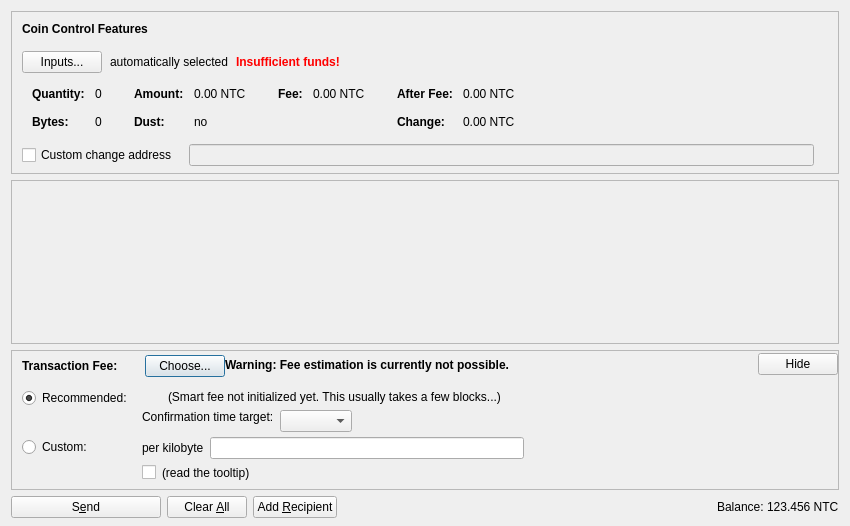
<?xml version="1.0" encoding="UTF-8"?>
<ui version="4.0">
 <class>SendCoinsDialog</class>
 <widget class="QDialog" name="SendCoinsDialog">
  <property name="geometry">
   <rect>
    <x>0</x>
    <y>0</y>
    <width>850</width>
    <height>526</height>
   </rect>
  </property>
  <property name="windowTitle">
   <string>Send Coins</string>
  </property>
  <layout class="QVBoxLayout" name="verticalLayout" stretch="0,1,0,0">
   <property name="bottomMargin">
    <number>8</number>
   </property>
   <item>
    <widget class="QFrame" name="frameCoinControl">
     <property name="sizePolicy">
      <sizepolicy hsizetype="Expanding" vsizetype="Expanding">
       <horstretch>0</horstretch>
       <verstretch>0</verstretch>
      </sizepolicy>
     </property>
     <property name="maximumSize">
      <size>
       <width>16777215</width>
       <height>16777215</height>
      </size>
     </property>
     <property name="frameShape">
      <enum>QFrame::StyledPanel</enum>
     </property>
     <property name="frameShadow">
      <enum>QFrame::Sunken</enum>
     </property>
     <layout class="QVBoxLayout" name="verticalLayoutCoinControl2">
      <property name="spacing">
       <number>0</number>
      </property>
      <property name="leftMargin">
       <number>0</number>
      </property>
      <property name="topMargin">
       <number>0</number>
      </property>
      <property name="rightMargin">
       <number>0</number>
      </property>
      <property name="bottomMargin">
       <number>6</number>
      </property>
      <item>
       <layout class="QVBoxLayout" name="verticalLayoutCoinControl" stretch="0,0,0,0,1">
        <property name="spacing">
         <number>0</number>
        </property>
        <property name="leftMargin">
         <number>10</number>
        </property>
        <property name="topMargin">
         <number>10</number>
        </property>
        <item>
         <layout class="QHBoxLayout" name="horizontalLayoutCoinControl1">
          <property name="bottomMargin">
           <number>15</number>
          </property>
          <item>
           <widget class="QLabel" name="labelCoinControlFeatures">
            <property name="sizePolicy">
             <sizepolicy hsizetype="Preferred" vsizetype="Maximum">
              <horstretch>0</horstretch>
              <verstretch>0</verstretch>
             </sizepolicy>
            </property>
            <property name="font">
             <font>
              <weight>75</weight>
              <bold>true</bold>
             </font>
            </property>
            <property name="styleSheet">
             <string notr="true">font-weight:bold;</string>
            </property>
            <property name="text">
             <string>Coin Control Features</string>
            </property>
           </widget>
          </item>
         </layout>
        </item>
        <item>
         <layout class="QHBoxLayout" name="horizontalLayoutCoinControl2" stretch="0,0,0,0">
          <property name="spacing">
           <number>8</number>
          </property>
          <property name="bottomMargin">
           <number>10</number>
          </property>
          <item>
           <widget class="QPushButton" name="pushButtonCoinControl">
            <property name="styleSheet">
             <string notr="true"/>
            </property>
            <property name="text">
             <string>Inputs...</string>
            </property>
            <property name="autoDefault">
             <bool>false</bool>
            </property>
           </widget>
          </item>
          <item>
           <widget class="QLabel" name="labelCoinControlAutomaticallySelected">
            <property name="text">
             <string>automatically selected</string>
            </property>
            <property name="margin">
             <number>5</number>
            </property>
           </widget>
          </item>
          <item>
           <widget class="QLabel" name="labelCoinControlInsuffFunds">
            <property name="font">
             <font>
              <weight>75</weight>
              <bold>true</bold>
             </font>
            </property>
            <property name="styleSheet">
             <string notr="true">color:red;font-weight:bold;</string>
            </property>
            <property name="text">
             <string>Insufficient funds!</string>
            </property>
            <property name="margin">
             <number>5</number>
            </property>
           </widget>
          </item>
          <item>
           <spacer name="horizontalSpacerCoinControl">
            <property name="orientation">
             <enum>Qt::Horizontal</enum>
            </property>
            <property name="sizeHint" stdset="0">
             <size>
              <width>40</width>
              <height>1</height>
             </size>
            </property>
           </spacer>
          </item>
         </layout>
        </item>
        <item>
         <widget class="QWidget" name="widgetCoinControl" native="true">
          <property name="sizePolicy">
           <sizepolicy hsizetype="Preferred" vsizetype="Preferred">
            <horstretch>0</horstretch>
            <verstretch>0</verstretch>
           </sizepolicy>
          </property>
          <property name="minimumSize">
           <size>
            <width>0</width>
            <height>0</height>
           </size>
          </property>
          <property name="styleSheet">
           <string notr="true"/>
          </property>
          <layout class="QHBoxLayout" name="horizontalLayoutCoinControl5">
           <property name="leftMargin">
            <number>0</number>
           </property>
           <property name="topMargin">
            <number>0</number>
           </property>
           <property name="rightMargin">
            <number>0</number>
           </property>
           <property name="bottomMargin">
            <number>0</number>
           </property>
           <item>
            <layout class="QHBoxLayout" name="horizontalLayoutCoinControl3" stretch="0,0,0,1">
             <property name="spacing">
              <number>20</number>
             </property>
             <property name="topMargin">
              <number>0</number>
             </property>
             <property name="bottomMargin">
              <number>10</number>
             </property>
             <item>
              <layout class="QFormLayout" name="formLayoutCoinControl1">
               <property name="horizontalSpacing">
                <number>10</number>
               </property>
               <property name="verticalSpacing">
                <number>14</number>
               </property>
               <property name="leftMargin">
                <number>10</number>
               </property>
               <property name="topMargin">
                <number>4</number>
               </property>
               <property name="rightMargin">
                <number>6</number>
               </property>
               <item row="0" column="0">
                <widget class="QLabel" name="labelCoinControlQuantityText">
                 <property name="font">
                  <font>
                   <weight>75</weight>
                   <bold>true</bold>
                  </font>
                 </property>
                 <property name="text">
                  <string>Quantity:</string>
                 </property>
                 <property name="margin">
                  <number>0</number>
                 </property>
                </widget>
               </item>
               <item row="0" column="1">
                <widget class="QLabel" name="labelCoinControlQuantity">
                 <property name="cursor">
                  <cursorShape>IBeamCursor</cursorShape>
                 </property>
                 <property name="contextMenuPolicy">
                  <enum>Qt::ActionsContextMenu</enum>
                 </property>
                 <property name="text">
                  <string notr="true">0</string>
                 </property>
                 <property name="margin">
                  <number>0</number>
                 </property>
                 <property name="textInteractionFlags">
                  <set>Qt::LinksAccessibleByMouse|Qt::TextSelectableByKeyboard|Qt::TextSelectableByMouse</set>
                 </property>
                </widget>
               </item>
               <item row="1" column="0">
                <widget class="QLabel" name="labelCoinControlBytesText">
                 <property name="font">
                  <font>
                   <weight>75</weight>
                   <bold>true</bold>
                  </font>
                 </property>
                 <property name="text">
                  <string>Bytes:</string>
                 </property>
                </widget>
               </item>
               <item row="1" column="1">
                <widget class="QLabel" name="labelCoinControlBytes">
                 <property name="cursor">
                  <cursorShape>IBeamCursor</cursorShape>
                 </property>
                 <property name="contextMenuPolicy">
                  <enum>Qt::ActionsContextMenu</enum>
                 </property>
                 <property name="text">
                  <string notr="true">0</string>
                 </property>
                 <property name="textInteractionFlags">
                  <set>Qt::LinksAccessibleByMouse|Qt::TextSelectableByKeyboard|Qt::TextSelectableByMouse</set>
                 </property>
                </widget>
               </item>
              </layout>
             </item>
             <item>
              <layout class="QFormLayout" name="formLayoutCoinControl2">
               <property name="horizontalSpacing">
                <number>10</number>
               </property>
               <property name="verticalSpacing">
                <number>14</number>
               </property>
               <property name="leftMargin">
                <number>6</number>
               </property>
               <property name="topMargin">
                <number>4</number>
               </property>
               <property name="rightMargin">
                <number>6</number>
               </property>
               <item row="0" column="0">
                <widget class="QLabel" name="labelCoinControlAmountText">
                 <property name="font">
                  <font>
                   <weight>75</weight>
                   <bold>true</bold>
                  </font>
                 </property>
                 <property name="text">
                  <string>Amount:</string>
                 </property>
                 <property name="margin">
                  <number>0</number>
                 </property>
                </widget>
               </item>
               <item row="0" column="1">
                <widget class="QLabel" name="labelCoinControlAmount">
                 <property name="cursor">
                  <cursorShape>IBeamCursor</cursorShape>
                 </property>
                 <property name="contextMenuPolicy">
                  <enum>Qt::ActionsContextMenu</enum>
                 </property>
                 <property name="text">
                  <string notr="true">0.00 NTC</string>
                 </property>
                 <property name="textInteractionFlags">
                  <set>Qt::LinksAccessibleByMouse|Qt::TextSelectableByKeyboard|Qt::TextSelectableByMouse</set>
                 </property>
                </widget>
               </item>
               <item row="1" column="0">
                <widget class="QLabel" name="labelCoinControlLowOutputText">
                 <property name="font">
                  <font>
                   <weight>75</weight>
                   <bold>true</bold>
                  </font>
                 </property>
                 <property name="text">
                  <string>Dust:</string>
                 </property>
                </widget>
               </item>
               <item row="1" column="1">
                <widget class="QLabel" name="labelCoinControlLowOutput">
                 <property name="cursor">
                  <cursorShape>IBeamCursor</cursorShape>
                 </property>
                 <property name="contextMenuPolicy">
                  <enum>Qt::ActionsContextMenu</enum>
                 </property>
                 <property name="text">
                  <string notr="true">no</string>
                 </property>
                 <property name="textInteractionFlags">
                  <set>Qt::LinksAccessibleByMouse|Qt::TextSelectableByKeyboard|Qt::TextSelectableByMouse</set>
                 </property>
                </widget>
               </item>
              </layout>
             </item>
             <item>
              <layout class="QFormLayout" name="formLayoutCoinControl3">
               <property name="horizontalSpacing">
                <number>10</number>
               </property>
               <property name="verticalSpacing">
                <number>14</number>
               </property>
               <property name="leftMargin">
                <number>6</number>
               </property>
               <property name="topMargin">
                <number>4</number>
               </property>
               <property name="rightMargin">
                <number>6</number>
               </property>
               <item row="0" column="0">
                <widget class="QLabel" name="labelCoinControlFeeText">
                 <property name="font">
                  <font>
                   <weight>75</weight>
                   <bold>true</bold>
                  </font>
                 </property>
                 <property name="text">
                  <string>Fee:</string>
                 </property>
                 <property name="margin">
                  <number>0</number>
                 </property>
                </widget>
               </item>
               <item row="0" column="1">
                <widget class="QLabel" name="labelCoinControlFee">
                 <property name="cursor">
                  <cursorShape>IBeamCursor</cursorShape>
                 </property>
                 <property name="contextMenuPolicy">
                  <enum>Qt::ActionsContextMenu</enum>
                 </property>
                 <property name="text">
                  <string notr="true">0.00 NTC</string>
                 </property>
                 <property name="textInteractionFlags">
                  <set>Qt::LinksAccessibleByMouse|Qt::TextSelectableByKeyboard|Qt::TextSelectableByMouse</set>
                 </property>
                </widget>
               </item>
              </layout>
             </item>
             <item>
              <layout class="QFormLayout" name="formLayoutCoinControl4">
               <property name="horizontalSpacing">
                <number>10</number>
               </property>
               <property name="verticalSpacing">
                <number>14</number>
               </property>
               <property name="leftMargin">
                <number>6</number>
               </property>
               <property name="topMargin">
                <number>4</number>
               </property>
               <property name="rightMargin">
                <number>6</number>
               </property>
               <item row="0" column="0">
                <widget class="QLabel" name="labelCoinControlAfterFeeText">
                 <property name="font">
                  <font>
                   <weight>75</weight>
                   <bold>true</bold>
                  </font>
                 </property>
                 <property name="text">
                  <string>After Fee:</string>
                 </property>
                 <property name="margin">
                  <number>0</number>
                 </property>
                </widget>
               </item>
               <item row="0" column="1">
                <widget class="QLabel" name="labelCoinControlAfterFee">
                 <property name="cursor">
                  <cursorShape>IBeamCursor</cursorShape>
                 </property>
                 <property name="contextMenuPolicy">
                  <enum>Qt::ActionsContextMenu</enum>
                 </property>
                 <property name="text">
                  <string notr="true">0.00 NTC</string>
                 </property>
                 <property name="textInteractionFlags">
                  <set>Qt::LinksAccessibleByMouse|Qt::TextSelectableByKeyboard|Qt::TextSelectableByMouse</set>
                 </property>
                </widget>
               </item>
               <item row="1" column="0">
                <widget class="QLabel" name="labelCoinControlChangeText">
                 <property name="font">
                  <font>
                   <weight>75</weight>
                   <bold>true</bold>
                  </font>
                 </property>
                 <property name="text">
                  <string>Change:</string>
                 </property>
                </widget>
               </item>
               <item row="1" column="1">
                <widget class="QLabel" name="labelCoinControlChange">
                 <property name="cursor">
                  <cursorShape>IBeamCursor</cursorShape>
                 </property>
                 <property name="contextMenuPolicy">
                  <enum>Qt::ActionsContextMenu</enum>
                 </property>
                 <property name="text">
                  <string notr="true">0.00 NTC</string>
                 </property>
                 <property name="textInteractionFlags">
                  <set>Qt::LinksAccessibleByMouse|Qt::TextSelectableByKeyboard|Qt::TextSelectableByMouse</set>
                 </property>
                </widget>
               </item>
              </layout>
             </item>
            </layout>
           </item>
          </layout>
         </widget>
        </item>
        <item>
         <layout class="QHBoxLayout" name="horizontalLayoutCoinControl4" stretch="0,0,0">
          <property name="spacing">
           <number>12</number>
          </property>
          <property name="sizeConstraint">
           <enum>QLayout::SetDefaultConstraint</enum>
          </property>
          <property name="topMargin">
           <number>5</number>
          </property>
          <property name="rightMargin">
           <number>5</number>
          </property>
          <item>
           <widget class="QCheckBox" name="checkBoxCoinControlChange">
            <property name="toolTip">
             <string>If this is activated, but the change address is empty or invalid, change will be sent to a newly generated address.</string>
            </property>
            <property name="text">
             <string>Custom change address</string>
            </property>
           </widget>
          </item>
          <item>
           <widget class="QValidatedLineEdit" name="lineEditCoinControlChange">
            <property name="enabled">
             <bool>false</bool>
            </property>
            <property name="sizePolicy">
             <sizepolicy hsizetype="Expanding" vsizetype="Fixed">
              <horstretch>0</horstretch>
              <verstretch>0</verstretch>
             </sizepolicy>
            </property>
           </widget>
          </item>
          <item>
           <widget class="QLabel" name="labelCoinControlChangeLabel">
            <property name="sizePolicy">
             <sizepolicy hsizetype="Preferred" vsizetype="Expanding">
              <horstretch>0</horstretch>
              <verstretch>0</verstretch>
             </sizepolicy>
            </property>
            <property name="minimumSize">
             <size>
              <width>0</width>
              <height>0</height>
             </size>
            </property>
            <property name="text">
             <string/>
            </property>
            <property name="margin">
             <number>3</number>
            </property>
           </widget>
          </item>
         </layout>
        </item>
        <item>
         <spacer name="verticalSpacerCoinControl">
          <property name="orientation">
           <enum>Qt::Vertical</enum>
          </property>
          <property name="sizeHint" stdset="0">
           <size>
            <width>800</width>
            <height>1</height>
           </size>
          </property>
         </spacer>
        </item>
       </layout>
      </item>
     </layout>
    </widget>
   </item>
   <item>
    <widget class="QScrollArea" name="scrollArea">
     <property name="widgetResizable">
      <bool>true</bool>
     </property>
     <widget class="QWidget" name="scrollAreaWidgetContents">
      <property name="geometry">
       <rect>
        <x>0</x>
        <y>0</y>
        <width>830</width>
        <height>104</height>
       </rect>
      </property>
      <layout class="QVBoxLayout" name="verticalLayout_2" stretch="0,1">
       <property name="leftMargin">
        <number>0</number>
       </property>
       <property name="topMargin">
        <number>0</number>
       </property>
       <property name="rightMargin">
        <number>0</number>
       </property>
       <property name="bottomMargin">
        <number>0</number>
       </property>
       <item>
        <layout class="QVBoxLayout" name="entries">
         <property name="spacing">
          <number>6</number>
         </property>
        </layout>
       </item>
       <item>
        <spacer name="verticalSpacer">
         <property name="orientation">
          <enum>Qt::Vertical</enum>
         </property>
         <property name="sizeHint" stdset="0">
          <size>
           <width>20</width>
           <height>40</height>
          </size>
         </property>
        </spacer>
       </item>
      </layout>
     </widget>
    </widget>
   </item>
   <item>
    <widget class="QFrame" name="frameFee">
     <property name="sizePolicy">
      <sizepolicy hsizetype="Expanding" vsizetype="Expanding">
       <horstretch>0</horstretch>
       <verstretch>0</verstretch>
      </sizepolicy>
     </property>
     <property name="maximumSize">
      <size>
       <width>16777215</width>
       <height>16777215</height>
      </size>
     </property>
     <property name="frameShape">
      <enum>QFrame::StyledPanel</enum>
     </property>
     <property name="frameShadow">
      <enum>QFrame::Sunken</enum>
     </property>
     <layout class="QVBoxLayout" name="verticalLayoutFee1">
      <property name="spacing">
       <number>0</number>
      </property>
      <property name="leftMargin">
       <number>0</number>
      </property>
      <property name="topMargin">
       <number>0</number>
      </property>
      <property name="rightMargin">
       <number>0</number>
      </property>
      <property name="bottomMargin">
       <number>0</number>
      </property>
      <item>
       <layout class="QVBoxLayout" name="verticalLayoutFee2" stretch="0,0,0">
        <property name="spacing">
         <number>0</number>
        </property>
        <property name="leftMargin">
         <number>10</number>
        </property>
        <property name="topMargin">
         <number>0</number>
        </property>
        <item>
         <layout class="QHBoxLayout" name="horizontalLayoutFee1">
          <property name="bottomMargin">
           <number>0</number>
          </property>
          <item>
           <layout class="QVBoxLayout" name="verticalLayoutFee7">
            <property name="spacing">
             <number>0</number>
            </property>
            <item>
             <spacer name="verticalSpacerSmartFee">
              <property name="orientation">
               <enum>Qt::Vertical</enum>
              </property>
              <property name="sizeType">
               <enum>QSizePolicy::Fixed</enum>
              </property>
              <property name="sizeHint" stdset="0">
               <size>
                <width>1</width>
                <height>4</height>
               </size>
              </property>
             </spacer>
            </item>
            <item>
             <layout class="QHBoxLayout" name="horizontalLayoutSmartFee">
              <property name="spacing">
               <number>10</number>
              </property>
              <item>
               <widget class="QLabel" name="labelFeeHeadline">
                <property name="sizePolicy">
                 <sizepolicy hsizetype="Preferred" vsizetype="Maximum">
                  <horstretch>0</horstretch>
                  <verstretch>0</verstretch>
                 </sizepolicy>
                </property>
                <property name="font">
                 <font>
                  <weight>75</weight>
                  <bold>true</bold>
                 </font>
                </property>
                <property name="styleSheet">
                 <string notr="true">font-weight:bold;</string>
                </property>
                <property name="text">
                 <string>Transaction Fee:</string>
                </property>
               </widget>
              </item>
              <item>
               <widget class="QLabel" name="labelFeeMinimized">
                <property name="text">
                 <string/>
                </property>
               </widget>
              </item>
              <item>
               <widget class="QPushButton" name="buttonChooseFee">
                <property name="text">
                 <string>Choose...</string>
                </property>
               </widget>
              </item>
             </layout>
            </item>
            <item>
             <spacer name="verticalSpacer_5">
              <property name="orientation">
               <enum>Qt::Vertical</enum>
              </property>
              <property name="sizeHint" stdset="0">
               <size>
                <width>1</width>
                <height>1</height>
               </size>
              </property>
             </spacer>
            </item>
           </layout>
          </item>
          <item>
           <widget class="QLabel" name="fallbackFeeWarningLabel">
            <property name="toolTip">
             <string>Using the fallbackfee can result in sending a transaction that will take several hours or days (or never) to confirm. Consider choosing your fee manually or wait until you have validated the complete chain.</string>
            </property>
            <property name="font">
            <font>
                <weight>75</weight>
                <bold>true</bold>
            </font>
            </property>
            <property name="text">
             <string>Warning: Fee estimation is currently not possible.</string>
            </property>
            <property name="wordWrap">
             <bool>false</bool>
            </property>
           </widget>
          </item>
          <item>
           <spacer name="horizontalSpacer_4">
            <property name="orientation">
             <enum>Qt::Horizontal</enum>
            </property>
            <property name="sizeType">
             <enum>QSizePolicy::MinimumExpanding</enum>
            </property>
            <property name="sizeHint" stdset="0">
             <size>
              <width>40</width>
              <height>20</height>
             </size>
            </property>
           </spacer>
          </item>
          <item>
           <widget class="QPushButton" name="buttonMinimizeFee">
            <property name="toolTip">
             <string>collapse fee-settings</string>
            </property>
            <property name="text">
             <string>Hide</string>
            </property>
           </widget>
          </item>
         </layout>
        </item>
        <item>
         <widget class="QFrame" name="frameFeeSelection">
          <layout class="QVBoxLayout" name="verticalLayoutFee12">
           <property name="spacing">
            <number>0</number>
           </property>
           <property name="leftMargin">
            <number>0</number>
           </property>
           <property name="topMargin">
            <number>0</number>
           </property>
           <property name="rightMargin">
            <number>0</number>
           </property>
           <property name="bottomMargin">
            <number>0</number>
           </property>
           <item>
            <layout class="QGridLayout" name="gridLayoutFee">
             <property name="topMargin">
              <number>10</number>
             </property>
             <property name="bottomMargin">
              <number>4</number>
             </property>
             <property name="horizontalSpacing">
              <number>10</number>
             </property>
             <property name="verticalSpacing">
              <number>4</number>
             </property>
             <item row="1" column="1">
              <layout class="QVBoxLayout" name="verticalLayoutFee8">
               <property name="spacing">
                <number>6</number>
               </property>
               <item>
                <layout class="QHBoxLayout" name="horizontalLayoutFee13">
                 <item>
                  <widget class="QLabel" name="labelCustomPerKilobyte">
                   <property name="toolTip">
                    <string>Specify a custom fee per kB (1,000 bytes) of the transaction's virtual size.

Note:  Since the fee is calculated on a per-byte basis, a fee of "100 satoshis per kB" for a transaction size of 500 bytes (half of 1 kB) would ultimately yield a fee of only 50 satoshis.</string>
                   </property>
                   <property name="text">
                    <string>per kilobyte</string>
                   </property>
                  </widget>
                 </item>
                 <item>
                  <widget class="BitcoinAmountField" name="customFee"/>
                 </item>
                 <item>
                  <spacer name="horizontalSpacer_6">
                   <property name="orientation">
                    <enum>Qt::Horizontal</enum>
                   </property>
                   <property name="sizeHint" stdset="0">
                    <size>
                     <width>1</width>
                     <height>1</height>
                    </size>
                   </property>
                  </spacer>
                 </item>
                </layout>
               </item>
               <item>
                <layout class="QHBoxLayout" name="horizontalLayoutFee8">
                 <item>
                  <widget class="QCheckBox" name="checkBoxMinimumFee">
                   <property name="toolTip">
                    <string>Paying only the minimum fee is just fine as long as there is less transaction volume than space in the blocks. But be aware that this can end up in a never confirming transaction once there is more demand for nutucoin transactions than the network can process.</string>
                   </property>
                   <property name="text">
                    <string/>
                   </property>
                  </widget>
                 </item>
                 <item>
                  <widget class="QLabel" name="labelMinFeeWarning">
                   <property name="enabled">
                    <bool>true</bool>
                   </property>
                   <property name="toolTip">
                    <string>Paying only the minimum fee is just fine as long as there is less transaction volume than space in the blocks. But be aware that this can end up in a never confirming transaction once there is more demand for nutucoin transactions than the network can process.</string>
                   </property>
                   <property name="text">
                    <string>(read the tooltip)</string>
                   </property>
                   <property name="margin">
                    <number>5</number>
                   </property>
                  </widget>
                 </item>
                 <item>
                  <spacer name="horizontalSpacer_2">
                   <property name="orientation">
                    <enum>Qt::Horizontal</enum>
                   </property>
                   <property name="sizeHint" stdset="0">
                    <size>
                     <width>1</width>
                     <height>1</height>
                    </size>
                   </property>
                  </spacer>
                 </item>
                </layout>
               </item>
              </layout>
             </item>
             <item row="0" column="0">
              <layout class="QVBoxLayout" name="verticalLayoutFee4" stretch="0,1">
               <item>
                <widget class="QRadioButton" name="radioSmartFee">
                 <property name="text">
                  <string>Recommended:</string>
                 </property>
                 <property name="checked">
                  <bool>true</bool>
                 </property>
                 <attribute name="buttonGroup">
                  <string notr="true">groupFee</string>
                 </attribute>
                </widget>
               </item>
               <item>
                <spacer name="verticalSpacer_2">
                 <property name="orientation">
                  <enum>Qt::Vertical</enum>
                 </property>
                 <property name="sizeHint" stdset="0">
                  <size>
                   <width>1</width>
                   <height>1</height>
                  </size>
                 </property>
                </spacer>
               </item>
              </layout>
             </item>
             <item row="1" column="0">
              <layout class="QVBoxLayout" name="verticalLayoutFee9" stretch="0,1">
               <item>
                <widget class="QRadioButton" name="radioCustomFee">
                 <property name="text">
                  <string>Custom:</string>
                 </property>
                 <attribute name="buttonGroup">
                  <string notr="true">groupFee</string>
                 </attribute>
                </widget>
               </item>
               <item>
                <spacer name="verticalSpacer_6">
                 <property name="orientation">
                  <enum>Qt::Vertical</enum>
                 </property>
                 <property name="sizeHint" stdset="0">
                  <size>
                   <width>1</width>
                   <height>1</height>
                  </size>
                 </property>
                </spacer>
               </item>
              </layout>
             </item>
             <item row="0" column="1">
              <layout class="QVBoxLayout" name="verticalLayoutFee3" stretch="0,0,1">
               <property name="spacing">
                <number>6</number>
               </property>
               <property name="topMargin">
                <number>2</number>
               </property>
               <item>
                <layout class="QHBoxLayout" name="horizontalLayoutFee12">
                 <item>
                  <widget class="QLabel" name="labelSmartFee">
                   <property name="text">
                    <string/>
                   </property>
                   <property name="margin">
                    <number>2</number>
                   </property>
                  </widget>
                 </item>
                 <item>
                  <widget class="QLabel" name="labelFeeEstimation">
                   <property name="text">
                    <string/>
                   </property>
                  </widget>
                 </item>
                 <item>
                  <widget class="QLabel" name="labelSmartFee2">
                   <property name="text">
                    <string>(Smart fee not initialized yet. This usually takes a few blocks...)</string>
                   </property>
                   <property name="margin">
                    <number>2</number>
                   </property>
                  </widget>
                 </item>
                 <item>
                  <spacer name="horizontalSpacer_5">
                   <property name="orientation">
                    <enum>Qt::Horizontal</enum>
                   </property>
                   <property name="sizeHint" stdset="0">
                    <size>
                     <width>1</width>
                     <height>1</height>
                    </size>
                   </property>
                  </spacer>
                 </item>
                </layout>
               </item>
               <item>
                <layout class="QHBoxLayout" name="horizontalLayoutFee9">
                 <item>
                  <layout class="QVBoxLayout" name="verticalLayoutFee6">
                   <item>
                    <widget class="QLabel" name="labelSmartFee3">
                     <property name="text">
                      <string>Confirmation time target:</string>
                     </property>
                     <property name="margin">
                      <number>2</number>
                     </property>
                    </widget>
                   </item>
                   <item>
                    <spacer name="verticalSpacer_3">
                     <property name="orientation">
                      <enum>Qt::Vertical</enum>
                     </property>
                     <property name="sizeHint" stdset="0">
                      <size>
                       <width>1</width>
                       <height>1</height>
                      </size>
                     </property>
                    </spacer>
                   </item>
                  </layout>
                 </item>
                 <item>
                  <layout class="QVBoxLayout" name="verticalLayoutFee5">
                   <property name="rightMargin">
                    <number>30</number>
                   </property>
                   <item>
                    <layout class="QHBoxLayout" name="horizontalLayoutConfTarget">
                     <property name="bottomMargin">
                      <number>0</number>
                     </property>
                     <item>
                      <widget class="QComboBox" name="confTargetSelector"/>
                     </item>
                     <item>
                      <spacer name="horizontalSpacerConfTarget">
                       <property name="orientation">
                        <enum>Qt::Horizontal</enum>
                       </property>
                       <property name="sizeHint" stdset="0">
                        <size>
                         <width>40</width>
                         <height>20</height>
                        </size>
                       </property>
                      </spacer>
                     </item>
                    </layout>
                   </item>
                  </layout>
                 </item>
                </layout>
               </item>
               <item>
                <spacer name="verticalSpacer_4">
                 <property name="orientation">
                  <enum>Qt::Vertical</enum>
                 </property>
                 <property name="sizeHint" stdset="0">
                  <size>
                   <width>1</width>
                   <height>1</height>
                  </size>
                 </property>
                </spacer>
               </item>
              </layout>
             </item>
            </layout>
           </item>
          </layout>
         </widget>
        </item>
        <item>
         <spacer name="verticalSpacerFee">
          <property name="orientation">
           <enum>Qt::Vertical</enum>
          </property>
          <property name="sizeHint" stdset="0">
           <size>
            <width>40</width>
            <height>5</height>
           </size>
          </property>
         </spacer>
        </item>
       </layout>
      </item>
     </layout>
    </widget>
   </item>
   <item>
    <layout class="QHBoxLayout" name="horizontalLayout">
     <item>
      <widget class="QPushButton" name="sendButton">
       <property name="minimumSize">
        <size>
         <width>150</width>
         <height>0</height>
        </size>
       </property>
       <property name="toolTip">
        <string>Confirm the send action</string>
       </property>
       <property name="text">
        <string>S&amp;end</string>
       </property>
       <property name="icon">
        <iconset resource="../bitcoin.qrc">
         <normaloff>:/icons/send</normaloff>:/icons/send</iconset>
       </property>
       <property name="autoDefault">
        <bool>false</bool>
       </property>
       <property name="default">
        <bool>false</bool>
       </property>
      </widget>
     </item>
     <item>
      <widget class="QPushButton" name="clearButton">
       <property name="sizePolicy">
        <sizepolicy hsizetype="Minimum" vsizetype="Fixed">
         <horstretch>0</horstretch>
         <verstretch>0</verstretch>
        </sizepolicy>
       </property>
       <property name="toolTip">
        <string>Clear all fields of the form.</string>
       </property>
       <property name="text">
        <string>Clear &amp;All</string>
       </property>
       <property name="icon">
        <iconset resource="../bitcoin.qrc">
         <normaloff>:/icons/remove</normaloff>:/icons/remove</iconset>
       </property>
       <property name="autoDefault">
        <bool>false</bool>
       </property>
      </widget>
     </item>
     <item>
      <widget class="QPushButton" name="addButton">
       <property name="toolTip">
        <string>Send to multiple recipients at once</string>
       </property>
       <property name="text">
        <string>Add &amp;Recipient</string>
       </property>
       <property name="icon">
        <iconset resource="../bitcoin.qrc">
         <normaloff>:/icons/add</normaloff>:/icons/add</iconset>
       </property>
       <property name="autoDefault">
        <bool>false</bool>
       </property>
      </widget>
     </item>
     <item>
      <spacer name="horizontalSpacer">
       <property name="orientation">
        <enum>Qt::Horizontal</enum>
       </property>
       <property name="sizeHint" stdset="0">
        <size>
         <width>40</width>
         <height>20</height>
        </size>
       </property>
      </spacer>
     </item>
     <item>
      <layout class="QHBoxLayout" name="horizontalLayout_2">
       <property name="spacing">
        <number>3</number>
       </property>
       <item>
        <widget class="QLabel" name="label">
         <property name="sizePolicy">
          <sizepolicy hsizetype="Preferred" vsizetype="Fixed">
           <horstretch>0</horstretch>
           <verstretch>0</verstretch>
          </sizepolicy>
         </property>
         <property name="text">
          <string>Balance:</string>
         </property>
        </widget>
       </item>
       <item>
        <widget class="QLabel" name="labelBalance">
         <property name="sizePolicy">
          <sizepolicy hsizetype="Preferred" vsizetype="Fixed">
           <horstretch>0</horstretch>
           <verstretch>0</verstretch>
          </sizepolicy>
         </property>
         <property name="cursor">
          <cursorShape>IBeamCursor</cursorShape>
         </property>
         <property name="text">
          <string notr="true">123.456 NTC</string>
         </property>
         <property name="textInteractionFlags">
          <set>Qt::LinksAccessibleByMouse|Qt::TextSelectableByKeyboard|Qt::TextSelectableByMouse</set>
         </property>
        </widget>
       </item>
      </layout>
     </item>
    </layout>
   </item>
  </layout>
 </widget>
 <customwidgets>
  <customwidget>
   <class>QValidatedLineEdit</class>
   <extends>QLineEdit</extends>
   <header>qt/qvalidatedlineedit.h</header>
  </customwidget>
  <customwidget>
   <class>BitcoinAmountField</class>
   <extends>QLineEdit</extends>
   <header>qt/bitcoinamountfield.h</header>
   <container>1</container>
  </customwidget>
 </customwidgets>
 <resources>
  <include location="../bitcoin.qrc"/>
 </resources>
 <connections/>
 <buttongroups>
  <buttongroup name="groupFee"/>
 </buttongroups>
</ui>
